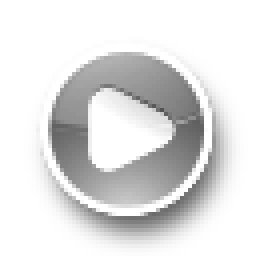
#> input picture sddm/elarun-custom/images/login_active.png, 64 x 64 px (shown 4 times larger)
$ python shot-pretty.py ../../sddm/elarun-custom/images/login_active.png ../../sddm/elarun-custom/images/login_normal.png ../../sddm/elarun-custom/images/login_normal.png
#> lines starting #> are read from the running program, lines starting #| are printed output that depends on the picture; after the words box and inside, x2 and y2 are one past the last pixel; in counts of white or black regions, pixels touching at a corner belong together
#!/usr/bin/env python3
"""shot-pretty: composite a window shot onto blurred wallpaper, mac-style.

Usage: shot-pretty.py <window.png> <wallpaper> <output.png>

The shadow is the fiddly part. A small-radius rounded rect blurred hard
(e.g. radius 22, blur 45) fills its own corners in and degrades into a hard
rectangle around the window. So the shadow silhouette is drawn with a corner
radius that scales with the blur distance, which keeps the corners round.
"""
import sys
from PIL import Image, ImageFilter, ImageDraw, ImageEnhance

BORDER_CROP = 1     # strips Hyprland's 1px window border (border_size = 1).
                    # 4px total out of ~1900 - invisible loss, kills the frame.
PAD = 96            # smaller pad = window fills more of the frame. This is
                    # how you get a "zoomed in" look WITHOUT cropping content.
ZOOM = 1.06         # magnify the window (canvas grows to match, no cropping).
                    # 1.0 = as captured. 1.15 = noticeably close up.
RADIUS = 12         # must match Hyprland decoration rounding * monitor scale
FEATHER = 1.5       # mask edge softening (melts the baked AA fringe)

SHADOW_BLUR = 34    # softness
SHADOW_ALPHA = 105  # 0-255, was 200 - far too heavy
SHADOW_OFFSET_Y = 14
SHADOW_LIFT = 3     # dark contact shadow hugging the window

WALL_BLUR = 1       # near-crisp. The wallpaper is the point - it should read as
                    # a picture. 14 turned the 96px band around the window into
                    # mush; the downscale from 5504px wide already softens it.
WALL_DARKEN = 0.28  # keep enough brightness to see the image
WALL_SATURATE = 1.15
VIGNETTE = 0.22     # corner falloff so the window sits forward
GLASS_TINT = (18, 16, 24, 26)  # faint cool cast, like macOS window glass
GLASS_BLUR = 3


def rounded_mask(size, radius, feather):
    mask = Image.new("L", size, 0)
    ImageDraw.Draw(mask).rounded_rectangle(
        [0, 0, size[0] - 1, size[1] - 1], radius=radius, fill=255
    )
    if feather > 0:
        mask = mask.filter(ImageFilter.GaussianBlur(feather))
    return mask


def soft_shadow(win_w, win_h, radius):
    """Return (mask, inset) for a shadow sized to the window.

    inset is how far the mask extends past the window's top-left, so the
    caller can paste it at PAD - inset.
    """
    reach = SHADOW_BLUR * 3  # room for the blur to fall off
    w, h = win_w + reach * 2, win_h + reach * 2
    # Radius must be large relative to the blur or the blur squares off the
    # corners. Growing it by the blur radius keeps the silhouette round.
    mask = Image.new("L", (w, h), 0)
    ImageDraw.Draw(mask).rounded_rectangle(
        [reach, reach, w - reach, h - reach],
        radius=radius + SHADOW_BLUR,
        fill=SHADOW_ALPHA,
    )
    mask = mask.filter(ImageFilter.GaussianBlur(SHADOW_BLUR))
    return mask, reach


def contact_shadow(win_w, win_h, radius):
    """Tight dark edge right under the window - the bit that reads as depth."""
    reach = 14
    mask = Image.new("L", (win_w + reach * 2, win_h + reach * 2), 0)
    ImageDraw.Draw(mask).rounded_rectangle(
        [reach, reach, win_w + reach, win_h + reach],
        radius=radius + 6,
        fill=70,
    )
    mask = mask.filter(ImageFilter.GaussianBlur(9))
    return mask, reach


def stamp_shadow(bg, mask, x, y):
    """Alpha-stamp a black shadow mask onto bg at (x, y), clipped to bounds."""
    cw, ch = bg.size
    mw, mh = mask.size
    left = max(0, -x)
    top = max(0, -y)
    right = min(mw, cw - x)
    bottom = min(mh, ch - y)
    if right <= left or bottom <= top:
        return bg
    layer = Image.new("RGBA", bg.size, (0, 0, 0, 0))
    layer.paste((0, 0, 0, 255), (x, y),
                mask.crop((left, top, right, bottom)))
    return Image.alpha_composite(bg, layer)


def cover(img, w, h):
    s = max(w / img.width, h / img.height)
    img = img.resize((max(w, int(img.width * s) + 1), max(h, int(img.height * s) + 1)),
                     Image.LANCZOS)
    x = (img.width - w) // 2
    y = (img.height - h) // 2
    return img.crop((x, y, x + w, y + h))


def magnify(img, factor):
    """Scale the window up like display zoom. Canvas is sized from the result,
    so the whole window stays in frame - nothing is cropped.

    Centre-cropping would be the other way to 'zoom', but it deletes pixels off
    every edge and hides real UI. This doesn't.
    """
    if factor <= 1:
        return img
    w, h = img.size
    return img.resize((int(w * factor), int(h * factor)), Image.LANCZOS)


def vignette(img, strength):
    """Radial corner falloff - pushes the window visually forward."""
    w, h = img.size
    small = Image.new("L", (w, h), 0)
    d = ImageDraw.Draw(small)
    d.ellipse([-w * 0.30, -h * 0.30, w * 1.30, h * 1.30], fill=255)
    small = small.filter(ImageFilter.GaussianBlur(min(w, h) * 0.18))
    dark = Image.new("RGB", (w, h), (0, 0, 0))
    out = Image.composite(img, Image.blend(img, dark, strength), small)
    return out


def edge_highlight(win, radius):
    """Crisp light stroke on the window silhouette - the macOS 'glass' edge.

    One outline on the boundary only. An earlier version also drew a second
    rect across the top, which rendered as a stray horizontal line under the
    titlebar.
    """
    w, h = win.size
    stroke = Image.new("RGBA", (w, h), (0, 0, 0, 0))
    ImageDraw.Draw(stroke).rounded_rectangle(
        [1, 1, w - 2, h - 2], radius=radius,
        outline=(255, 255, 255, 55), width=2,
    )
    return stroke


def main(win_path, wall_path, out_path):
    win = Image.open(win_path).convert("RGBA")
#> win is the input picture: PIL image 64x64 RGBA; mean R, G, B, A 108.5, 141.6, 158.2, 100.3
    if BORDER_CROP:
        b = BORDER_CROP
        win = win.crop((b, b, win.width - b, win.height - b))
#> win: PIL image 62x62 RGBA
    win = magnify(win, ZOOM)
    # Corners must scale with the window, or the rounding won't match the
    # compositor's after magnification.
    radius = int(round(RADIUS * ZOOM))
    win.putalpha(rounded_mask(win.size, radius, FEATHER))
#> in rounded_mask, `mask = Image.new("L", size, 0)`: mask: PIL image 65x65 L; every value is 0
#> in rounded_mask, `ImageDraw.Draw(mask).rounded_rectangle( [0, 0, size[0] - 1, size[1] - ..`:
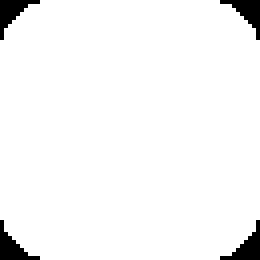
#> mask: PIL image 65x65 L (shown 4 times larger); 96.2% white; 4 black regions, box (x1, y1, x2, y2) and area: (0, 0, 10, 10) 40, (55, 0, 65, 10) 40, (0, 55, 10, 65) 40, (55, 55, 65, 65) 40
#> win: PIL image 65x65 RGBA

    cw, ch = win.width + PAD * 2, win.height + PAD * 2
#> cw = 257; ch = 257

    bg = cover(Image.open(wall_path).convert("RGB"), cw, ch)
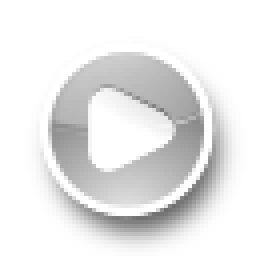
#> input picture sddm/elarun-custom/images/login_normal.png, 64 x 64 px (shown 4 times larger)
#> in cover, `s = max(w / img.width, h / img.height)`: s = 4.02
#> in cover, `return img.crop((x, y, x + w, y + h))`:
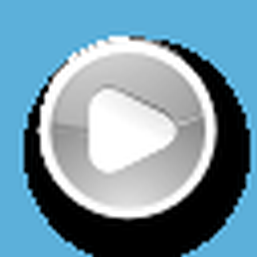
#> returned value: PIL image 257x257 RGB; mean R, G, B 117.5, 150.6, 167.1
    bg = bg.filter(ImageFilter.GaussianBlur(WALL_BLUR))
    bg = ImageEnhance.Color(bg).enhance(WALL_SATURATE)
    bg = Image.blend(bg, Image.new("RGB", bg.size, (0, 0, 0)), WALL_DARKEN)
    bg = vignette(bg, VIGNETTE).convert("RGBA")
#> in vignette, `small = Image.new("L", (w, h), 0)`: small: PIL image 257x257 L; every value is 0
#> in vignette, `small = small.filter(ImageFilter.GaussianBlur(min(w, h) * 0.18))`: small: PIL image 257x257 L; every value is 255
#> in vignette, `dark = Image.new("RGB", (w, h), (0, 0, 0))`: dark: PIL image 257x257 RGB; every value is 0
#> bg: PIL image 257x257 RGBA

    for mask, inset in (soft_shadow(win.width, win.height, radius),
                        contact_shadow(win.width, win.height, radius)):
#> in soft_shadow, `mask = Image.new("L", (w, h), 0)`: mask: PIL image 269x269 L; every value is 0
#> in soft_shadow, `mask = mask.filter(ImageFilter.GaussianBlur(SHADOW_BLUR))`:
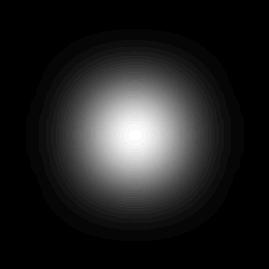
#> mask: PIL image 269x269 L; min 0, max 37, mean 4.9; drawn with min black and max white
#> in contact_shadow, `reach = 14`: reach = 14
#> in contact_shadow, `mask = Image.new("L", (win_w + reach * 2, win_h + reach * 2), 0)`: mask: PIL image 93x93 L; every value is 0
#> in contact_shadow, `mask = mask.filter(ImageFilter.GaussianBlur(9))`:
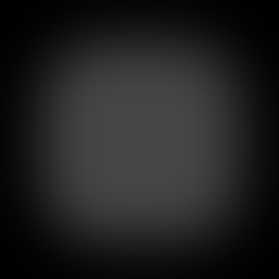
#> mask: PIL image 93x93 L (shown 3 times larger); min 0, max 70, mean 32.4
        bg = stamp_shadow(bg, mask, PAD - inset, PAD - inset + SHADOW_OFFSET_Y)
#> this loop made 2 passes

    # faint glass cast over the window body
    tint = Image.new("RGBA", win.size, GLASS_TINT)
    win = Image.alpha_composite(win, tint)
    win = Image.alpha_composite(win, edge_highlight(win, radius))
#> in edge_highlight, `stroke = Image.new("RGBA", (w, h), (0, 0, 0, 0))`: stroke: PIL image 65x65 RGBA; every value is 0
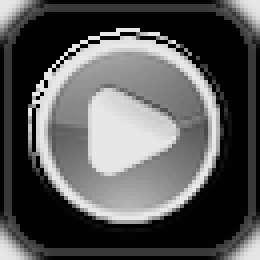
#> win: PIL image 65x65 RGBA (shown 4 times larger); mean R, G, B, A 80.4, 80.3, 80.8, 246.4; transparent parts drawn white

    bg.alpha_composite(win, (PAD, PAD))
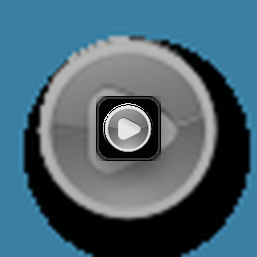
#> bg: PIL image 257x257 RGBA; mean R, G, B, A 73.2, 100.4, 114.2, 255
    bg.save(out_path, "PNG")
    print(out_path)


if __name__ == "__main__":
    main(sys.argv[1], sys.argv[2], sys.argv[3])
